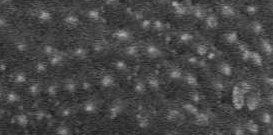
#> input picture PythonApplication1/image_samples/A/A1 (10).jpg, 273 x 135 px; its folder holds 4 pictures in this run
$ python pollen_classification.py
#> lines starting #> are read from the running program, lines starting #| are printed output that depends on the picture
"""
==========
SVM
==========

Testing SVM in pollen grains.
"""
print(__doc__)

import numpy as np
import matplotlib.pyplot as plt
import os

from time import time
from PIL import Image, ImageOps
from sklearn.decomposition import RandomizedPCA
from sklearn.svm import SVC
from sklearn.grid_search import GridSearchCV
from sklearn.metrics import classification_report
from sklearn.metrics import confusion_matrix
from sklearn.cross_validation import train_test_split

# allocate dataset
X = np.zeros(4225)
h, w = 65, 65
target_names = ["pollen 0", "pollen 1"]

# allocate target
y = np.zeros((5760,), dtype=np.int32)
for i in range(5760):
	if i < 2880:
		y[i] = 0
	else:
		y[i] = 1

# load data set
function_list = [lambda image:ImageOps.grayscale(image),
				 lambda image:ImageOps.flip(image), lambda image:ImageOps.mirror(image)]

def load_data_set(data):
	for name in os.listdir(os.getcwd()):
		img1 = Image.open(name).crop((0, 0, h, w))
		for	f in function_list:
			img = f(img1)
			for x in range(0, 360, 90):
				img = img.rotate(x)
				data = np.vstack((data, np.array(img).reshape(-1)))

		img2 = Image.open(name).crop((0, 70, 65, 135))
		for	f in function_list:
			img = f(img2)
			for x in range(0, 360, 90):
				img = img.rotate(x)
				data = np.vstack((data, np.array(img).reshape(-1)))
	return data

print("Loading the dataset")
t0 = time()
os.chdir("image_samples/A/")
X = load_data_set(X)
#> in load_data_set, `img1 = Image.open(name).crop((0, 0, h, w))`:
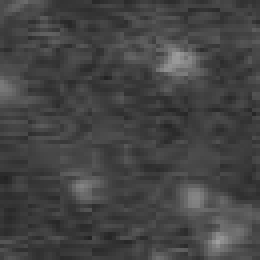
#> img1: PIL image 65x65 L (shown 4 times larger); min 35, max 159, mean 67.8
#> the loop in load_data_set, `for	f in function_list:` made 3 passes
#> pass 3, in load_data_set, `img = f(img1)`:
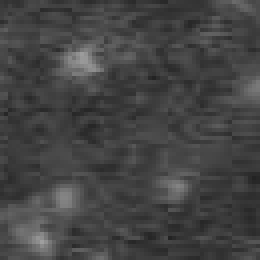
#> img: PIL image 65x65 L (shown 4 times larger); min 35, max 159, mean 67.8
#> in load_data_set, `img2 = Image.open(name).crop((0, 70, 65, 135))`:
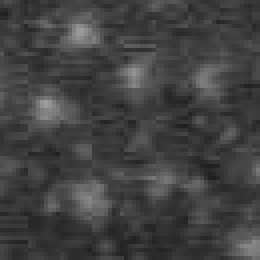
#> img2: PIL image 65x65 L (shown 4 times larger); min 30, max 158, mean 65.5
#> the loop in load_data_set, `for	f in function_list:` made 3 passes
#> pass 2, in load_data_set, `img = f(img2)`:
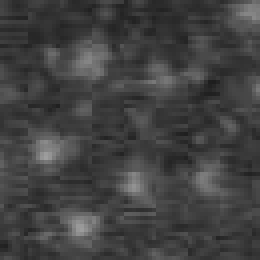
#> img: PIL image 65x65 L (shown 4 times larger); min 30, max 158, mean 65.5
#> pass 3, in load_data_set, `img = f(img2)`:
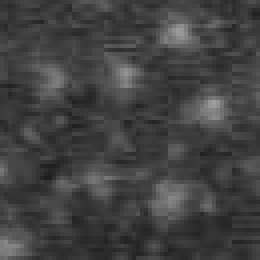
#> img: PIL image 65x65 L (shown 4 times larger); min 30, max 158, mean 65.5
#> pass 2 of the loop in load_data_set, `for name in os.listdir(os.getcwd()):`:
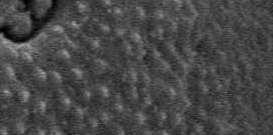
#> input picture PythonApplication1/image_samples/A/A1 (11).jpg, 273 x 135 px
#> in load_data_set, `img2 = Image.open(name).crop((0, 70, 65, 135))`:
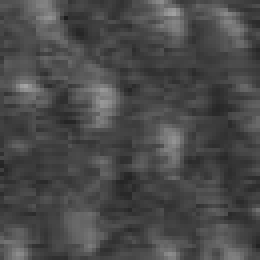
#> img2: PIL image 65x65 L (shown 4 times larger); min 30, max 163, mean 73.8
#> pass 3 of the loop in load_data_set, `for name in os.listdir(os.getcwd()):`:
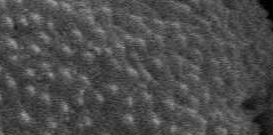
#> input picture PythonApplication1/image_samples/A/A1 (12).jpg, 273 x 135 px
#> in load_data_set, `img2 = Image.open(name).crop((0, 70, 65, 135))`:
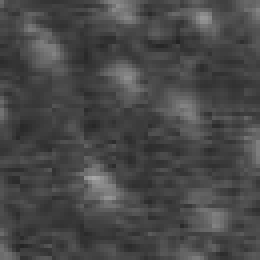
#> img2: PIL image 65x65 L (shown 4 times larger); min 35, max 166, mean 72
#> the loop made 4 passes; the first 3 are shown
os.chdir("../Ch/")
X = load_data_set(X)
#> pass 2 of the loop in load_data_set, `for name in os.listdir(os.getcwd()):`:
#> after the loop in load_data_set (call 2), `for	f in function_list:`:
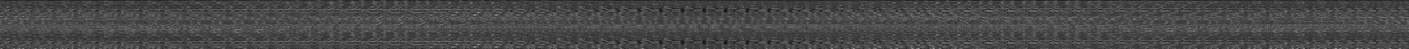
#> data: shape (145, 4225) float64 (shown at 1/3 size); min 0, max 172, mean 72.4
#> pass 3 of the loop in load_data_set, `for name in os.listdir(os.getcwd()):`:
#> after the loop in load_data_set (call 2), `for	f in function_list:`:
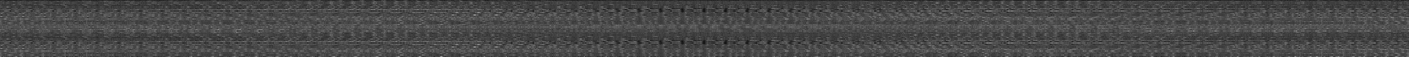
#> data: shape (169, 4225) float64 (shown at 1/3 size); min 0, max 172, mean 73
#> the loop made 4 passes; the first 3 are shown
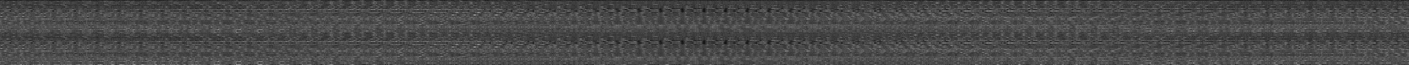
#> X: shape (193, 4225) float64 (shown at 1/3 size); min 0, max 172, mean 74.1
print("done in %0.3fm" % ((time() - t0) / 60))

# remove row with zeros
X = np.delete(X, 0, 0)
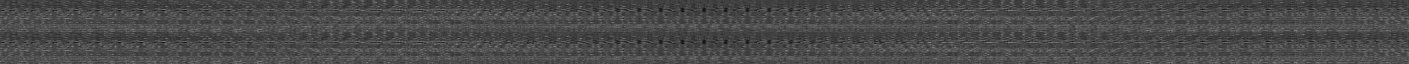
#> X: shape (192, 4225) float64 (shown at 1/3 size); min 0, max 172, mean 74.5

# split into a training and testing set
#> (the run stopped early here; a loop or call above may not have finished)
